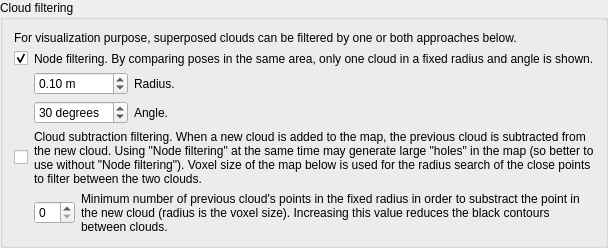
                     <widget class="QGroupBox" name="groupBox_filtering">
                      <property name="title">
                       <string>Cloud filtering</string>
                      </property>
                      <property name="checkable">
                       <bool>false</bool>
                      </property>
                      <property name="checked">
                       <bool>false</bool>
                      </property>
                      <layout class="QVBoxLayout" name="verticalLayout_37">
                       <item>
                        <widget class="QLabel" name="label_160">
                         <property name="text">
                          <string>For visualization purpose, superposed clouds can be filtered by one or both approaches below.</string>
                         </property>
                         <property name="wordWrap">
                          <bool>true</bool>
                         </property>
                        </widget>
                       </item>
                       <item>
                        <layout class="QGridLayout" name="gridLayout_64" columnstretch="0,1">
                         <item row="0" column="1">
                          <widget class="QLabel" name="label_33">
                           <property name="text">
                            <string>Node filtering. By comparing poses in the same area, only one cloud in a fixed radius and angle is shown.</string>
                           </property>
                           <property name="wordWrap">
                            <bool>true</bool>
                           </property>
                          </widget>
                         </item>
                         <item row="1" column="1">
                          <layout class="QGridLayout" name="gridLayout_17" columnstretch="0,1">
                           <item row="0" column="0">
                            <widget class="QDoubleSpinBox" name="doubleSpinBox_cloudFilterRadius">
                             <property name="suffix">
                              <string> m</string>
                             </property>
                             <property name="minimum">
                              <double>0.010000000000000</double>
                             </property>
                             <property name="value">
                              <double>0.100000000000000</double>
                             </property>
                            </widget>
                           </item>
                           <item row="0" column="1">
                            <widget class="QLabel" name="label_37">
                             <property name="text">
                              <string>Radius.</string>
                             </property>
                            </widget>
                           </item>
                           <item row="1" column="0">
                            <widget class="QDoubleSpinBox" name="doubleSpinBox_cloudFilterAngle">
                             <property name="suffix">
                              <string> degrees</string>
                             </property>
                             <property name="decimals">
                              <number>0</number>
                             </property>
                             <property name="maximum">
                              <double>180.000000000000000</double>
                             </property>
                             <property name="value">
                              <double>30.000000000000000</double>
                             </property>
                            </widget>
                           </item>
                           <item row="1" column="1">
                            <widget class="QLabel" name="label_48">
                             <property name="text">
                              <string>Angle.</string>
                             </property>
                            </widget>
                           </item>
                          </layout>
                         </item>
                         <item row="0" column="0">
                          <widget class="QCheckBox" name="checkBox_nodeFiltering">
                           <property name="text">
                            <string/>
                           </property>
                           <property name="checked">
                            <bool>true</bool>
                           </property>
                          </widget>
                         </item>
                         <item row="2" column="1">
                          <widget class="QLabel" name="label_161">
                           <property name="text">
                            <string>Cloud subtraction filtering. When a new cloud is added to the map, the previous cloud is subtracted from the new cloud. Using &quot;Node filtering&quot; at the same time may generate large &quot;holes&quot; in the map (so better to use without &quot;Node filtering&quot;). Voxel size of the map below is used for the radius search of the close points to filter between the two clouds.</string>
                           </property>
                           <property name="wordWrap">
                            <bool>true</bool>
                           </property>
                          </widget>
                         </item>
                         <item row="2" column="0">
                          <widget class="QCheckBox" name="checkBox_subtractFiltering">
                           <property name="text">
                            <string/>
                           </property>
                          </widget>
                         </item>
                         <item row="3" column="1">
                          <layout class="QGridLayout" name="gridLayout_65" columnstretch="0,1">
                           <item row="0" column="1">
                            <widget class="QLabel" name="label_174">
                             <property name="text">
                              <string>Minimum number of previous cloud's points in the fixed radius in order to substract the point in the new cloud (radius is the voxel size). Increasing this value reduces the black contours between clouds.</string>
                             </property>
                             <property name="wordWrap">
                              <bool>true</bool>
                             </property>
                            </widget>
                           </item>
                           <item row="0" column="0">
                            <widget class="QSpinBox" name="spinBox_substractFilteringMinPts"/>
                           </item>
                          </layout>
                         </item>
                        </layout>
                       </item>
                      </layout>
                     </widget>
